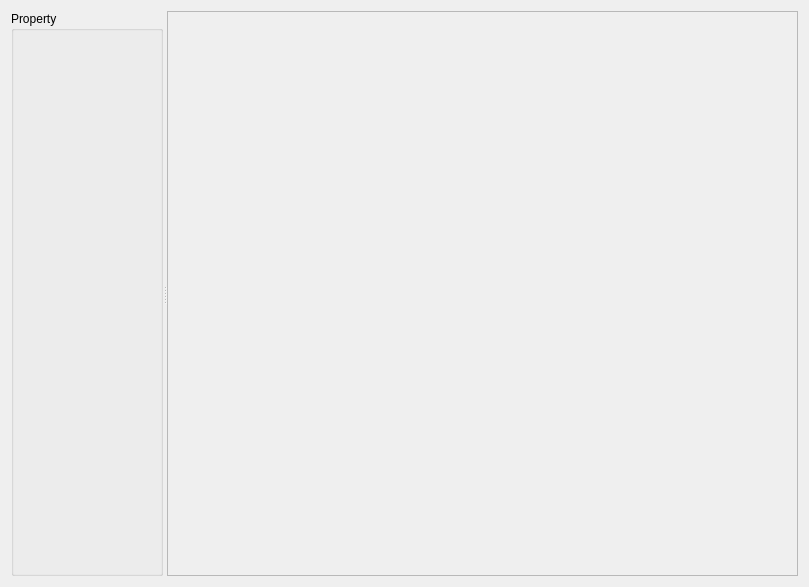
<?xml version="1.0" encoding="UTF-8"?>
<ui version="4.0">
 <class>NodeGraphicsWidget</class>
 <widget class="QWidget" name="NodeGraphicsWidget">
  <property name="geometry">
   <rect>
    <x>0</x>
    <y>0</y>
    <width>809</width>
    <height>587</height>
   </rect>
  </property>
  <property name="windowTitle">
   <string>Form</string>
  </property>
  <layout class="QVBoxLayout" name="verticalLayout_2">
   <item>
    <widget class="QSplitter" name="splitter">
     <property name="orientation">
      <enum>Qt::Horizontal</enum>
     </property>
     <widget class="QGroupBox" name="groupBox">
      <property name="title">
       <string>Property</string>
      </property>
      <layout class="QVBoxLayout" name="inspector_layout"/>
     </widget>
     <widget class="NodeGraphicsView" name="view">
      <property name="frameShape">
       <enum>QFrame::StyledPanel</enum>
      </property>
      <property name="frameShadow">
       <enum>QFrame::Raised</enum>
      </property>
     </widget>
    </widget>
   </item>
  </layout>
 </widget>
 <customwidgets>
  <customwidget>
   <class>NodeGraphicsView</class>
   <extends>QFrame</extends>
   <header>NodeGraphicsView.h</header>
   <container>1</container>
  </customwidget>
 </customwidgets>
 <resources/>
 <connections/>
</ui>
